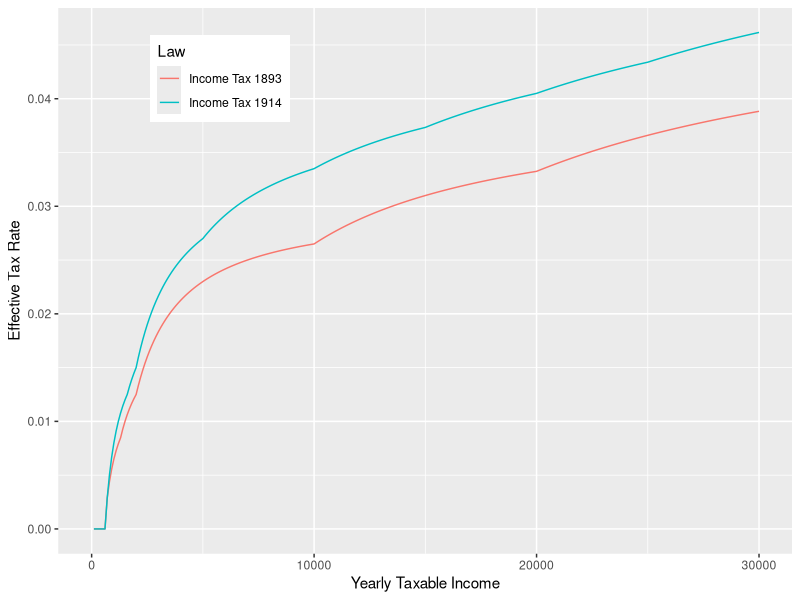
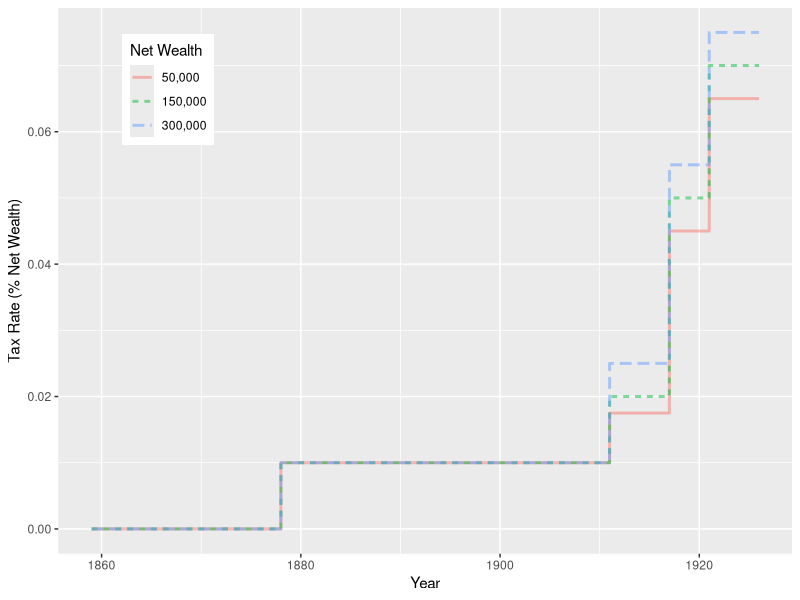

Generate these figures, in order, with R: (Note: this script raises an error after producing the figures.)
## Figures for the tax rates of the income tax and the inheritance tax
library(tidyverse)

### Panel 1: Income tax

#### First, determine the marginal rates in a function
## 1893
tax_amount_1893 <- function(income){
    dplyr::case_when(between(income, 0, 649) ~ 0,
                     between(income, 650, 699) ~ 1.25,
                     between(income, 700, 749) ~ 2,
                     between(income, 750, 799) ~ 2.75,
                     between(income, 800, 849) ~ 3.50,
                     between(income, 850, 899) ~ 4.25,
                     between(income, 900, 949) ~ 5,
                     between(income, 950, 999) ~ 5.75,
                     between(income, 1000, 1049) ~ 6.50,
                     between(income, 1050, 1099) ~ 7.25,
                     between(income, 1100, 1149) ~ 8, 
                     between(income, 1150, 1199) ~ 8.75,
                     between(income, 1200, 1249) ~ 9.50,
                     between(income, 1250, 1299) ~ 10.25,
                     between(income, 1300, 1349) ~ 11,
                     between(income, 1350, 1399) ~ 12, 
                     between(income, 1400, 1449) ~ 13,
                     between(income, 1450, 1499) ~ 14,
                     between(income, 1500, 1999) ~ 15 + 2*((income - 1500)/100),
                     between(income, 2000, 9999) ~ 25 + 3*((income - 2000)/100),
                     between(income, 10000, 19999) ~ 265 + 4*((income - 10000)/100),
                     income >= 20000 ~ 665 + 5*((income - 20000)/100)
    )
}

tax_rate_1893 <- function(income){ tax_amount_1893(income) / income}

## 1914
tax_amount_1914 <- function(income){
    dplyr::case_when(between(income, 0, 649) ~ 0,
                     between(income, 650, 699) ~ 1,
                     between(income, 700, 749) ~ 2,
                     between(income, 750, 799) ~ 3,
                     between(income, 800, 849) ~ 4,
                     between(income, 850, 899) ~ 5,
                     between(income, 900, 949) ~ 6,
                     between(income, 950, 999) ~ 7,
                     between(income, 1000, 1049) ~ 8,
                     between(income, 1050, 1099) ~ 9,
                     between(income, 1100, 1149) ~ 10, 
                     between(income, 1150, 1199) ~ 11,
                     between(income, 1200, 1249) ~ 12,
                     between(income, 1250, 1299) ~ 13,
                     between(income, 1300, 1349) ~ 14,
                     between(income, 1350, 1399) ~ 15, 
                     between(income, 1400, 1449) ~ 16,
                     between(income, 1450, 1499) ~ 17,
                     between(income, 1500, 1549) ~ 18,
                     between(income, 1550, 1599) ~ 19,
                     between(income, 1600, 1999) ~ 20 + 2.5*((income - 1600)/100),
                     between(income, 2000, 4999) ~ 30 + 3.5*((income - 2000)/100),
                     between(income, 5000, 9999) ~ 135 + 4*((income - 5000)/100),
                     between(income, 10000, 14999) ~ 335 + 4.5*((income - 10000)/100),
                     between(income, 15000, 19999) ~ 560 + 5*((income - 15000)/100),
                     between(income, 20000, 24999) ~ 810 + 5.5*((income - 20000)/100),
                     income >= 25000 ~ 1085 + 6*((income - 25000)/100)
    )
}

tax_rate_1914 <- function(income){ tax_amount_1914(income) / income}

#### Then, determine the effective rate in a function

p1 <- data.frame(income = seq(0, 30000, 100)) %>%
    mutate(tax_rate1893 = tax_rate_1893(income),
           tax_rate1914 = tax_rate_1914(income)) %>%
    pivot_longer(c(tax_rate1893, tax_rate1914)) %>%
    mutate(name = if_else(name == "tax_rate1893", "Income Tax 1893", "Income Tax 1914")) %>%
    rename("Law" = "name") %>%
    ggplot(aes(x = income, y = value, group = Law, color = Law)) + 
    geom_line() + ylab("Effective Tax Rate") + xlab("Yearly Taxable Income") + 
    theme(legend.position = c(0.22, 0.87))

p1
# legend in graph

### Inheritance Tax

### Make a graph, x axis = year, y axis = rate, groups = different inheritances (lineal descendants, lineal ascendants, brothers/sisters)
p2 <- tribble(~ year, ~ tariff_linealdescendants_50k, ~ tariff_linealdescendants_150k, ~tariff_linealdescendants_300k,
        "01-01-1859", 0.00, 0.00, 0.00,
        "31-12-1877", 0.00, 0.00, 0.00,
        "01-01-1878", 0.01, 0.01, 0.01,
        "31-12-1910", 0.01, 0.01, 0.01,
        "01-01-1911", 0.0175, 0.02, 0.025,
        "31-12-1916", 0.0175, 0.02, 0.025, 
        "01-01-1917", 0.045, 0.05, 0.055,
        "31-12-1920", 0.045, 0.05, 0.055,
        "01-01-1921", 0.065, 0.07, 0.075,
        "31-12-1925", 0.065, 0.07, 0.075) %>%
    mutate(year = lubridate::dmy(year)) %>%
    pivot_longer(contains("tariff")) %>%
    mutate(name = case_when(name == "tariff_linealdescendants_300k" ~ "300,000",
                            name == "tariff_linealdescendants_150k" ~ "150,000",
                            name == "tariff_linealdescendants_50k" ~ "50,000"
                            )) %>%
    mutate(name = fct_reorder(name, as.numeric(str_extract(name, "\\d{3}")))) %>%
    rename("Net Wealth" = name) %>%
    ggplot(aes(x = year, y = value, group = `Net Wealth`, lty = `Net Wealth`, color = `Net Wealth`)) + 
    geom_line(size = 1, alpha = 0.5) + ylab("Tax Rate (% Net Wealth)") + 
    xlab("Year") +
    theme(legend.position = c(0.15, 0.85))


p2

plot <- cowplot::plot_grid(p1, p2, nrow = 1)

cowplot::save_plot("./figures/tax_rates.pdf", plot, base_height = 5, base_width = 8)
